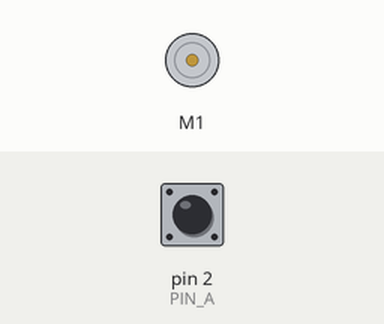
This sketch was run on a simulated Arduino Uno, built with avr-gcc and run on an emulated ATmega328P. On the bench: DC motor (green arrow = forward, orange = backward, longer = faster). The inputs (shaded band) are chosen by the test bench; at power-on: pin 2 (PIN_A) HIGH.

Above: at 0.1 s.
At 0.6 s:
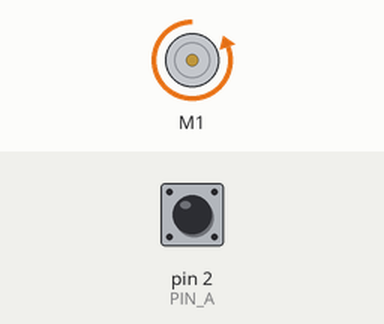
Timing chart, 0 to 2.1 s (numbered marks = the images above):
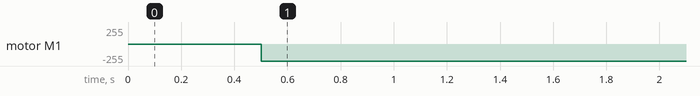

Measured:
- by itself, motor M1: stopped → backward 255/255 at 0.50 s

The sketch:

motorCode.ino
```cpp
#include <DualMC33926MotorShield.h>

DualMC33926MotorShield md;

// Pin A and pin B define the CLK and DT outputs of the encoder, respectively
const int PIN_A = 2;
const int PIN_B = 3;

// This program uses a state machine to track the encoder’s position
bool A_LAST_STATE = 0;
bool A_CURRENT_STATE = 0;
bool B_CURRENT_STATE = 0;


int count; //motor encoder counts
int intError = 0; //integral error for I in PI controller
int prevMyTime = 0; //previos loop time marker
int currMyTime = 0; //current time marker
int prev_pos = 0; // stores the position of the motor in the previous loop
double motorVal = 0;//varible to hold the value we write to the motor

const double Ki = 0.01;//.8
const double Kp = 3.5;

void setup() {

  pinMode(PIN_A, INPUT);
  pinMode(PIN_B, INPUT);

  Serial.begin(9600);

  // Setting up the interrupt handler
  // Activates whenever the CLK pin on the encoder changes voltage
  attachInterrupt(digitalPinToInterrupt(2), TICK, CHANGE);
  md.init(); //intialize motor
  delay(500); //delay to let motor initialize
}

void loop() {
// Nothing happens in the main loop due to interrupt handler
  static double current_pos = 0; // This is the current position

  static double target = -360; // This is the target angle
  current_pos = double(count)/4.44;//2.22
  if (current_pos-target <=  10 && current_pos-target >=  -10){// THIS IF STATEMENT IS SUPER DUPER IMPORTANT!!!!!!!!!!!!
    current_pos = target;                // There is some noise in the system that will cause everything to become unstable
    intError = 0;                         // This if statement rejects such noise and keeps the system from running away
  }
  currMyTime = millis();//get current time
  if (currMyTime >= prevMyTime+100){ // every 10th of a second
    intError += (current_pos-target);//*(currMyTime-prevMyTime)*;
    /*Serial.print(int(current_pos-target));
    Serial.print("  ");
    Serial.print( int(current_pos) );
    Serial.print( "  ");/////////////test print statements
    Serial.print(intError);
    Serial.print( '\n' );//*/
    prev_pos = current_pos;//reset prev_pos
    prevMyTime = currMyTime;//reset prevMyTime
    motorVal = double(( target-current_pos )) * Kp + (Ki * double(intError)); //calculate the motor val
    md.setM1Speed( motorVal );// set the motor value (-1024, 1024)
    //Serial.print(motorVal); // print motor value
    //Serial.print('\n');//print new line
  }


}


// Interrupt handler
void TICK() {

  A_CURRENT_STATE = digitalRead(PIN_A);//read state of signal A
  B_CURRENT_STATE = digitalRead(PIN_B);//read state of signal B

  if (A_CURRENT_STATE==B_CURRENT_STATE){ //if the signals are the same

    count-=1;//subract from the count
  }
  else {//if signals are different
    count+=1;//add 2 to the count
  }
   /*Serial.print( A_CURRENT_STATE );
   Serial.print( "  " );
   Serial.print( B_CURRENT_STATE );
   Serial.print(degree);
   Serial.print( '\n' );// */
}
```
